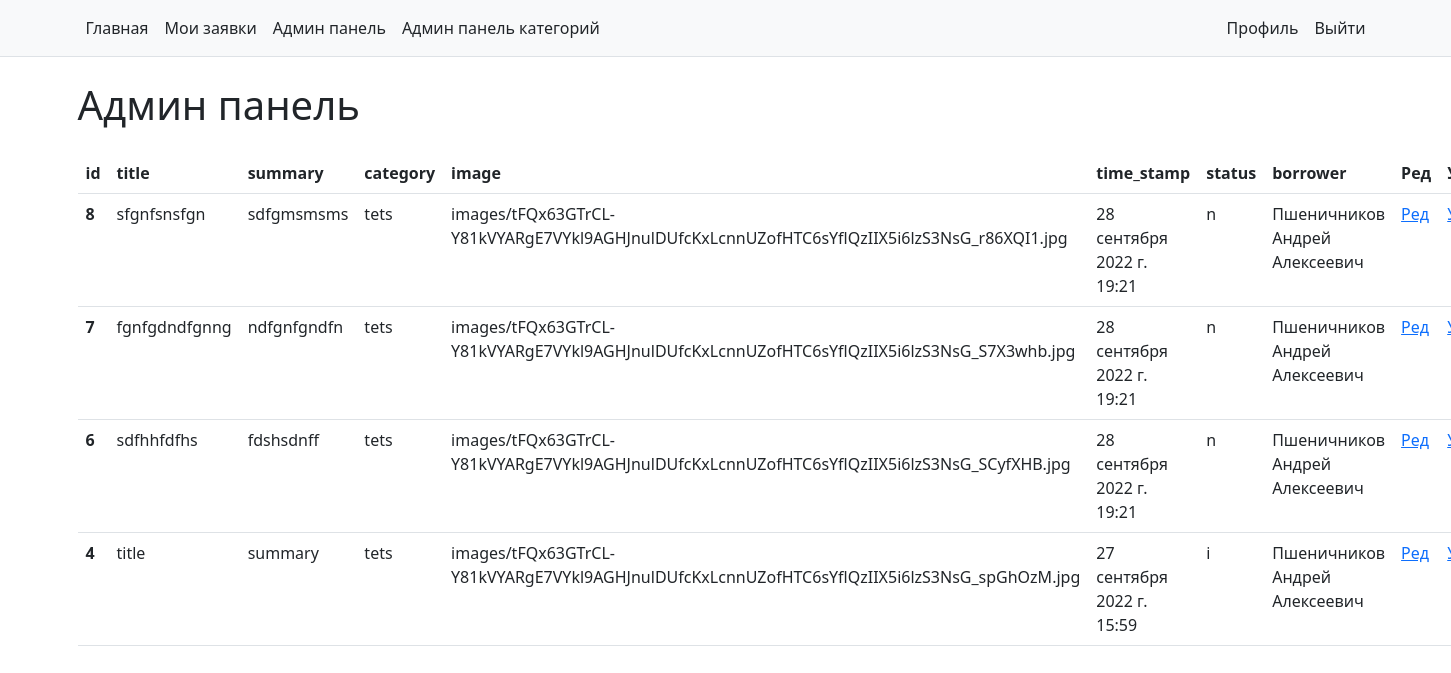
Page /catalog/admin-panel (signed in) on the earlier database version.
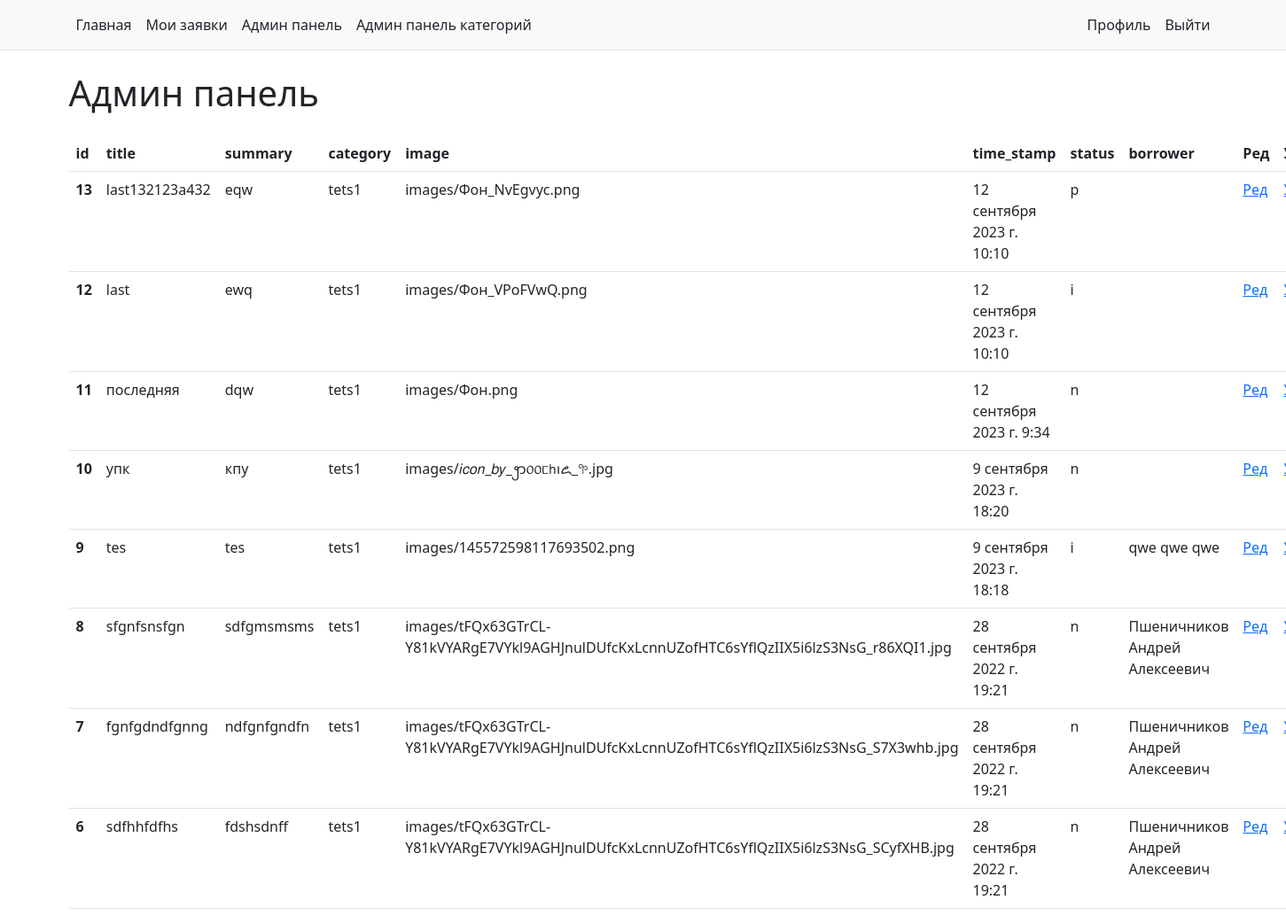
Same page on the later database version.
### catalog/models.py (models this page shows, shortened)
class Application(models.Model):
    title = models.CharField(max_length=200, help_text="Введите название заявки", verbose_name='Название')
    summary = models.TextField(max_length=1000, help_text="Опишите свою заявку здесь", verbose_name='Описание')
    category = models.ManyToManyField('Category', help_text='Выберите категория для заявки', verbose_name='Категория')
    image = models.ImageField(upload_to="images/", help_text="Максимальный размер изображения 2MB",
                              validators=[validate_image], verbose_name='Изображение')
    time_stamp = models.DateTimeField(default=timezone.now())
    status_application = (
        ('n', 'Новая'),
        ('i', 'Принято в работу'),
        ('d', 'Выполнено'),
    )
    status = models.CharField(max_length=100, choices=status_application, blank=True, default="n")
    borrower = models.ForeignKey('User', on_delete=models.SET_NULL, null=True, blank=True, )
    comment = models.CharField(max_length=500, blank=True)
    design_done = models.ImageField(upload_to="images/",
                                    validators=[validate_image],
                                    help_text="Максимальный размер изображения 2MB",
                                    blank=True,
                                    null=True,
                                    )

class Category(models.Model):
    name = models.CharField(max_length=200, help_text="Введите название категории")
    def __str__(self):
        return self.name

class User(AbstractBaseUser, PermissionsMixin):
    id = models.AutoField(primary_key=True, unique=True)
    full_name = models.CharField(max_length=50, help_text="Напишите ФИО")
    username = models.CharField(max_length=50, unique=True, verbose_name="Логин")
    password = models.CharField(max_length=200)
    email = models.EmailField(unique=True, max_length=254)
    is_staff = models.BooleanField(default=False)
    USERNAME_FIELD = 'username'
    REQUIRED_FIELDS = ['email']
    objects = UserManager()
    def __str__(self):
        return self.full_name

### catalog/views.py (the view)
# urls.py: path('admin-panel', views.adminPanel, name='admin_panel'),
def adminPanel(request):
    context = {
        'applications': Application.objects.all().order_by('-id')
    }
    return render(request, 'catalog/admin_panel.html', context)

### catalog/templates/catalog/admin_panel.html (shortened to what this page needs)
{% extends "catalog/base_generic.html" %}
{% block content %}
    {% if user.is_superuser %}
        <h1 class="mt-4 mb-4">Админ панель</h1>
    <table class="table">
      <thead>
        <tr>
            <th scope="col">id</th>
            <th scope="col">title</th>
            <th scope="col">summary</th>
            <th scope="col">category</th>
            <th scope="col">image</th>
            <th scope="col">time_stamp</th>
            <th scope="col">status</th>
            <th scope="col">borrower</th>
            <th scope="col">Ред</th>
            <th scope="col">Уд</th>
        </tr>
      </thead>
      <tbody>
        {% for ap in applications %}
            <tr>
                <th>{{ap.id}}</th>
                <td>{{ap.title}}</td>
                <td>{{ap.summary}}</td>
                <td>{{ ap.category.first }}</td>
                <td>{{ap.image}}</td>
                <td>{{ap.time_stamp}}</td>
                <td>{{ap.status}}</td>
                <td>{{ap.borrower}}</td>
                <td><a href="{% url 'update-admin' ap.id %}">Ред</a></td>
                <td><a href="{% url 'delete' ap.id %}">Уд</a></td>
            </tr>
        {% endfor %}
      </tbody>
    </table>
    {% else %}
        <h2>У вас недостаточно прав для использования этой страницы</h2>
        <p>Пожалуйста, авторизируйтесь на сайте, чтобы получить доступ к этой странице!</p>
    {% endif %}
{% endblock %}

### catalog/templates/catalog/base_generic.html (shortened to what this page needs)
<!DOCTYPE html>
<html lang="ru">
<head>
  <link href="https://cdn.jsdelivr.net/npm/bootstrap@5.2.1/dist/css/bootstrap.min.css" rel="stylesheet">
</head>
<body>
  <header>
    <nav class="py-2 bg-light border-bottom">
      <div class="container d-flex flex-wrap">
        <ul class="nav me-auto">
          <li class="nav-item"><a href="{% url 'index' %}" class="nav-link link-dark px-2 active" aria-current="page">Главная</a></li>
          {% if user.is_authenticated %}
          <li class="nav-item"><a href="{% url 'my-applications' %}" class="nav-link link-dark px-2 active" aria-current="page">Мои заявки</a></li>
            {% if user.is_superuser %}
            <li class="nav-item"><a href="{% url 'admin_panel' %}" class="nav-link link-dark px-2 active" aria-current="page">Админ панель</a></li>
            <li class="nav-item"><a href="{% url 'admin_panel_category' %}" class="nav-link link-dark px-2 active" aria-current="page">Админ панель категорий</a></li>
            {% endif %}
          {% endif %}
        </ul>
        {% if user.is_authenticated %}
          <ul class="nav">
            <li class="nav-item"><a href="{% url 'profile' %}" class="nav-link link-dark px-2">Профиль</a></li>
            <li class="nav-item"><a href="{% url 'logout' %}" class="nav-link link-dark px-2">Выйти</a></li>
          </ul>
        {% else %}
          <ul class="nav">
            <li class="nav-item"><a href="{% url 'login' %}" class="nav-link link-dark px-2">Login</a></li>
            <li class="nav-item"><a href="{% url 'register' %}" class="nav-link link-dark px-2">Sign up</a></li>
          </ul>
        {% endif %}
      </div>
    </nav>
  </header>
  <main>
    <div class="container">
      {% block content %}{% endblock %}
    </div>
  </main>
</body>
</html>

Differences in the rows shown:
removed Application: id "4", title "title", summary "summary", category.first "tets", image "images/tFQx63GTrCL-Y81kVYARgE7VYkl9AGHJnulDUfcKxLcnnUZofHTC6sYflQzIIX5i6lzS3NsG_spGhOzM.jpg", time_stamp "27 сентября 2022 г. 15:59", status "i", borrower "Пшеничников Андрей Алексеевич"
added Application: id "13", title "last132123a432", summary "eqw", category.first "tets1", image "images/Фон_NvEgvyc.png", time_stamp "12 сентября 2023 г. 10:10", status "p"
added Application: id "12", title "last", summary "ewq", category.first "tets1", image "images/Фон_VPoFVwQ.png", time_stamp "12 сентября 2023 г. 10:10", status "i"
added Application: id "11", title "последняя", summary "dqw", category.first "tets1", image "images/Фон.png", time_stamp "12 сентября 2023 г. 9:34", status "n"
added Application: id "10", title "упк", summary "кпу", category.first "tets1", image "images/𝑖𝑐𝑜𝑛_𝑏𝑦_ꩭ᥆᥆ᥴ𝗁ꪱ꧖_𖧧.jpg", time_stamp "9 сентября 2023 г. 18:20", status "n"
added Application: id "9", title "tes", summary "tes", category.first "tets1", image "images/145572598117693502.png", time_stamp "9 сентября 2023 г. 18:18", status "i", borrower "qwe qwe qwe"
changed through a linked row, Application "sfgnfsnsfgn": category.first "tets" → "tets1"
changed through a linked row, Application "fgnfgdndfgnng": category.first "tets" → "tets1"
changed through a linked row, Application "sdfhhfdfhs": category.first "tets" → "tets1"
